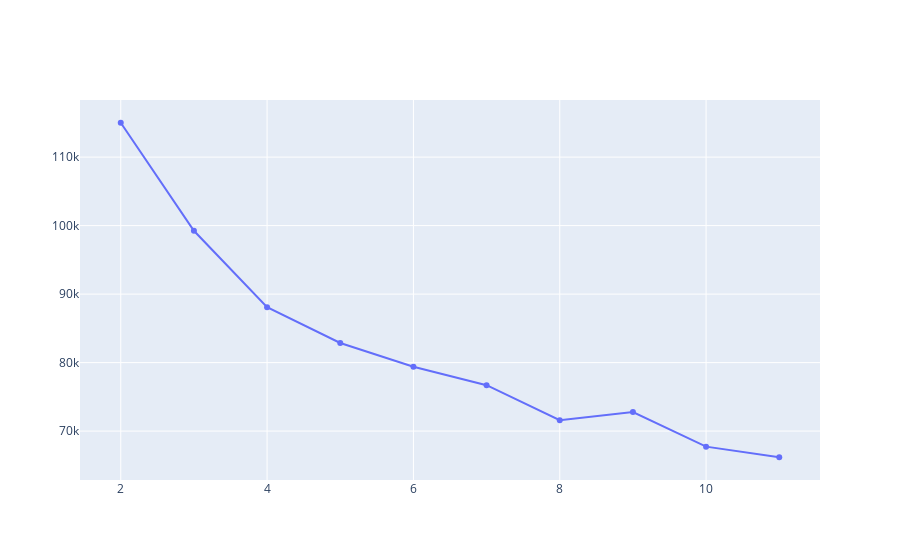

Notebook code for this chart:
### Code cell
import plotly.graph_objects as go

#OPTIONAL: Elbow plot with cost (will take a LONG time)
costs = []
n_clusters = []
clusters_assigned = []

#for i in tqdm(range(2, 25)):
for i in range(2, 15):

    try:
        kproto = KPrototypes(n_clusters= i, init='Cao', n_init=15, verbose=2, n_jobs=-1)
        clusters = kproto.fit_predict(kprot_data, categorical=[29])
        costs.append(kproto.cost_)
        n_clusters.append(i)
        clusters_assigned.append(clusters)
    except:
        print(f"Can't cluster with {i} clusters")
        
        
fig = go.Figure(data=go.Scatter(x=n_clusters, y=costs ))
fig.show()

### Figure 1 — Plotly figure (JSON) as saved in the notebook; plotly's stock layout.template omitted (floating-point values rounded to 4 significant figures)
{"data": [{"type": "scatter", "x": [2, 3, 4, 5, 6, 7, 8, 9, 10, 11], "y": [115000.0, 99240.0, 88090.0, 82870.0, 79400.0, 76700.0, 71590.0, 72770.0, 67730.0, 66180.0]}], "layout": {}}
